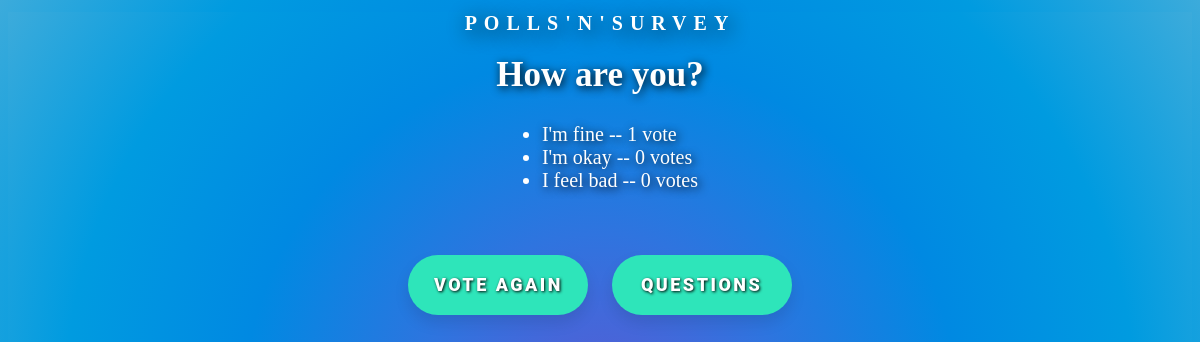
/polls/9/results/, run on the app's committed database.
### polls/models.py (models this page shows, shortened)
class Question(models.Model):
    question_text = models.CharField(max_length=200)
    pub_date = models.DateTimeField('date published')

class Choice(models.Model):
    question = models.ForeignKey(Question, on_delete=models.CASCADE)
    choice_text = models.CharField(max_length=200)
    votes = models.IntegerField(default=0)

### polls/views.py (the view)
# urls.py: path('<int:pk>/results/', views.ResultsView.as_view(), name='results'),
class ResultsView(generic.DetailView):
    model = Question
    template_name = 'polls/results.html'

### templates/polls/results.html (shortened to what this page needs)
<!DOCTYPE html>
<html lang="de">
    <head>
      {% load static %}
      <link rel="stylesheet" type="text/css" href="{% static 'polls/results_style.css' %}">
    </head>
    <body>
      <div class="header">
        <div><p id="logo">POLLS'N'SURVEY</p></div>
      </div>
      <h1>{{ question.question_text }}</h1>
      <div class="table">
        <ul>
        {% for choice in question.choice_set.all %}
            <li>{{ choice.choice_text }} -- {{ choice.votes }} vote{{ choice.votes|pluralize }}</li>
        {% endfor %}
        </ul>
      </div>
      <div id="myChart" align="center"></div>
      <div class="wrap">
        <div class="block">
          <form action="{% url 'polls:detail' question.id %}">
            <button class="button">VOTE AGAIN</button>
          </form>
        </div>
        <div class="block">
          <form action="{% url 'polls:index' %}">
            <button class="button">QUESTIONS</button>
          </form>
        </div>
      </div>
    </body>
</html>

### polls/static/polls/results_style.css (style rules this page uses)
html, body { background-image: radial-gradient(circle, #595bd4, #2f74df, #0089e2, #009be0, #3cabdb); background-size: cover; height: 100%; overflow : visible; }
.header { width: 100%; }
#logo { font-family: verdana; font-weight: bold; text-transform: uppercase; padding: 0%; text-align: center; margin-top: 1%; font-size: 20px; letter-spacing: 7px; color: #FFFFFF; text-shadow: rgb(0, 0, 0) 3px 4px 20px; }
h1 { font-family: 'arial black'; font-size: 35px; color: white; text-decoration: none; text-shadow: 2px 2px 10px black; text-align: center; margin: 0%; }
.table { text-align: center; padding: 1%; }
ul { display: inline-block; text-align: left; }
li { font-family: 'arial black'; font-size: 20px; color: white; text-decoration: none; text-shadow: 2px 2px 10px black; }
#myChart { align: center; padding: 1%; }
.block { padding-left: 1%; padding-right: 1%; }
.wrap { display: flex; padding: 1%; justify-content: center; }
.button { width: 180px; height: 60px; font-family: 'Roboto', sans-serif; font-size: 18px; text-transform: uppercase; text-shadow: 1px 1px 3px black; letter-spacing: 2.5px; font-weight: 1000; color: #ffffff; background-color: #2ee5ba; border: none; border-radius: 45px; box-shadow: 0px 8px 15px rgba(0, 0, 0, 0.1); transition: all 0.3s ease 0s; cursor: pointer; outline: none; }

### data on the page
Question: question_text "How are you?"
Choice: choice_text "I'm fine", votes "1"
Choice: choice_text "I'm okay", votes "0"
Choice: choice_text "I feel bad", votes "0"
